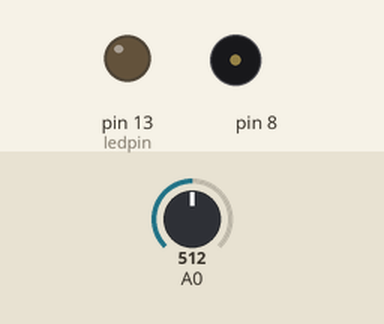
The sketch below on a simulated Arduino Uno, built with avr-gcc and run on an emulated ATmega328P. Parts: output pins drawn as LEDs (lit = HIGH), buzzer (waves = sounding). The test bench sets the inputs (shaded band); at power-on: A0 = 512.

Above: at 0.1 s.
At 5.1 s:
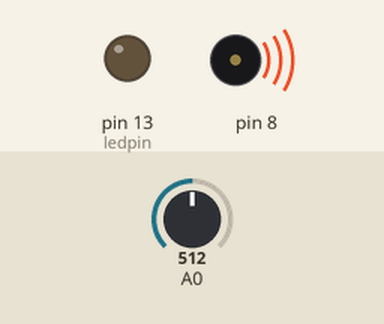
Timing chart, 0 to 6.6 s (numbered marks = the images above):
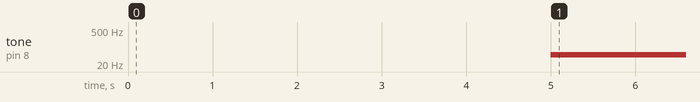

The sketch:

piezo.ino
```cpp
int sensorValue;
int sensorLow = 1023;
int sensorHigh = 0 ;
const int ledpin = 13;


void setup() {
  // put your setup code here, to run once:
  pinMode(ledpin, OUTPUT);
  digitalWrite(ledpin, HIGH);
  while (millis() < 5000){
    sensorValue = analogRead(A0);
    if (sensorValue > sensorHigh){
      sensorHigh = sensorValue;
      }
    if (sensorValue < sensorLow){
     sensorLow = sensorValue;
      }
    digitalWrite(ledpin, LOW);
    }

}

void loop() {
  // put your main code here, to run repeatedly:
  sensorValue = analogRead(A0);
  int pitch = map(sensorValue, sensorLow, sensorHigh, 50, 8000);
  tone (8, pitch, 20);
  delay(10);

}
```

Measured:
- by itself, tone on pin 8: silent → 49 Hz at 5.0 s
